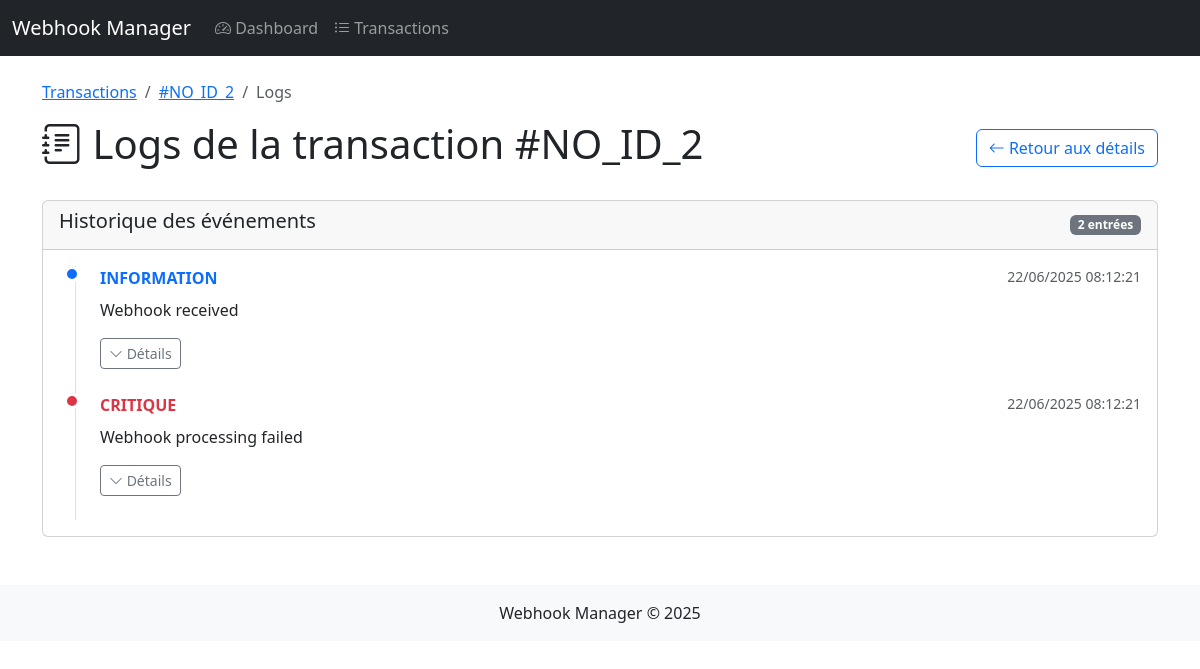
The page /transactions/2/logs/ on the database its author committed.
### apps/webhook_app/models.py (models this page shows, shortened)
class WebhookTransaction(models.Model):
    STATUS_CHOICES = [
        ('received', 'Reçu'),
        ('processing', 'En traitement'),
        ('processed', 'Traité'),
        ('failed', 'Échoué'),
    ]
    transaction_id = models.CharField(max_length=255, unique=True)
    payload = models.JSONField()
    headers = models.JSONField()
    status = models.CharField(max_length=20, choices=STATUS_CHOICES, default='received')
    received_at = models.DateTimeField(default=timezone.now)
    processed_at = models.DateTimeField(null=True, blank=True)
    error_message = models.TextField(null=True, blank=True)

class TransactionLog(models.Model):
    LOG_LEVELS = [
        ('info', 'Information'),
        ('warning', 'Avertissement'),
        ('error', 'Erreur'),
        ('critical', 'Critique'),
    ]
    transaction = models.ForeignKey(WebhookTransaction, on_delete=models.CASCADE, related_name='logs')
    timestamp = models.DateTimeField(default=timezone.now)
    level = models.CharField(max_length=10, choices=LOG_LEVELS)
    message = models.TextField()
    details = models.JSONField(null=True, blank=True)
    class Meta:
        ordering = ['-timestamp']

### apps/webhook_app/views.py (the view)
# urls.py: path('transactions/<int:pk>/logs/', views.transaction_logs, name='transaction-logs'),
def transaction_logs(request, pk):
    transaction = get_object_or_404(WebhookTransaction, pk=pk)
    logs = transaction.logs.all().order_by('timestamp')
    for log in logs:
        try:
            log.details_json = json.dumps(log.details, indent=2)
        except:
            log.details_json = str(log.details)
    return render(request, 'webhook_app/transaction_logs.html', {
        'transaction': transaction,
        'logs': logs
    })

### templates/webhook_app/transaction_logs.html (shortened to what this page needs)
{% extends "webhook_app/base.html" %}
{% block content %}
<div class="row">
    <div class="col-md-12">
        <nav aria-label="breadcrumb">
            <ol class="breadcrumb">
                <li class="breadcrumb-item"><a href="{% url 'transaction-list' %}">Transactions</a></li>
                <li class="breadcrumb-item"><a href="{% url 'transaction-detail' transaction.id %}">#{{ transaction.transaction_id }}</a></li>
                <li class="breadcrumb-item active" aria-current="page">Logs</li>
            </ol>
        </nav>
        <div class="d-flex justify-content-between align-items-center mb-4">
            <h1>
                <i class="bi bi-journal-text"></i> Logs de la transaction #{{ transaction.transaction_id }}
            </h1>
            <a href="{% url 'transaction-detail' transaction.id %}" class="btn btn-outline-primary">
                <i class="bi bi-arrow-left"></i> Retour aux détails
            </a>
        </div>
        <div class="card">
            <div class="card-header">
                <div class="d-flex justify-content-between align-items-center">
                    <h5>Historique des événements</h5>
                    <span class="badge bg-secondary">{{ logs|length }} entrées</span>
                </div>
            </div>
            <div class="card-body">
                <div class="timeline">
                    {% for log in logs %}
                    <div class="timeline-item {% if log.level == 'error' or log.level == 'critical' %}timeline-item-danger{% elif log.level == 'warning' %}timeline-item-warning{% endif %}">
                        <div class="timeline-item-marker">
                            <div class="timeline-item-marker-indicator bg-{% if log.level == 'error' or log.level == 'critical' %}danger{% elif log.level == 'warning' %}warning{% else %}primary{% endif %}"></div>
                        </div>
                        <div class="timeline-item-content">
                            <div class="d-flex justify-content-between mb-2">
                                <span class="fw-bold text-{% if log.level == 'error' or log.level == 'critical' %}danger{% elif log.level == 'warning' %}warning{% else %}primary{% endif %}">
                                    {{ log.get_level_display|upper }}
                                </span>
                                <small class="text-muted">{{ log.timestamp|date:"d/m/Y H:i:s" }}</small>
                            </div>
                            <p>{{ log.message }}</p>
                            {% if log.details %}
                            <button class="btn btn-sm btn-outline-secondary" type="button" data-bs-toggle="collapse" data-bs-target="#logDetails{{ log.id }}">
                                <i class="bi bi-chevron-down"></i> Détails
                            </button>
                            {% endif %}
                        </div>
                    </div>
                    {% endfor %}
                </div>
            </div>
        </div>
    </div>
</div>
{% endblock %}

### templates/webhook_app/transaction_logs.html (style rules this page uses)
.timeline { position: relative; padding-left: 1rem; margin: 0 0 0 1rem; border-left: 1px solid #dee2e6; }
.timeline-item { position: relative; padding-bottom: 1.5rem; }
.timeline-item-marker { position: absolute; left: -1.75rem; top: 0; }
.timeline-item-marker-indicator { width: 1rem; height: 1rem; border-radius: 100%; border: 3px solid #fff; }
.timeline-item-content { padding-left: 0.5rem; }

### rows shown on the page
TransactionLog: level "INFORMATION", timestamp "22/06/2025 08:12:21", message "Webhook received"
TransactionLog: level "CRITIQUE", timestamp "22/06/2025 08:12:21", message "Webhook processing failed"

### other values the page prints
{{ logs|length }} "2"
